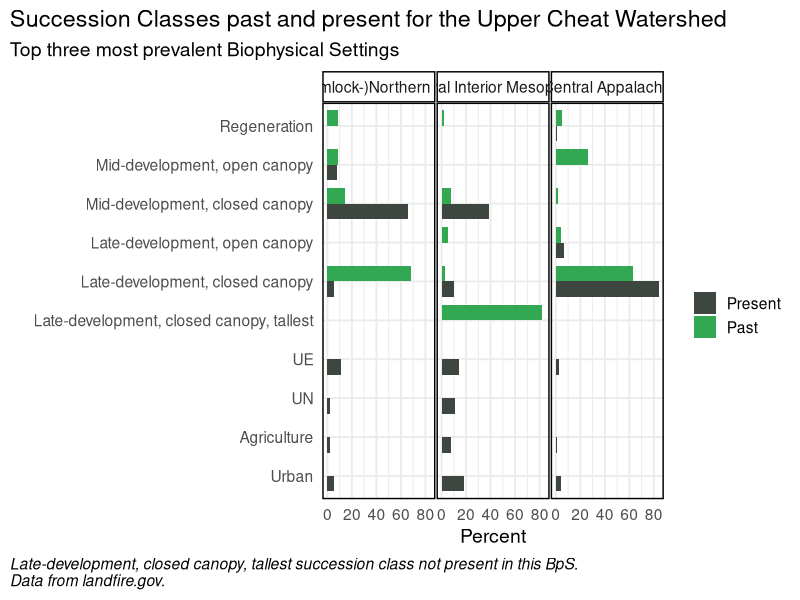
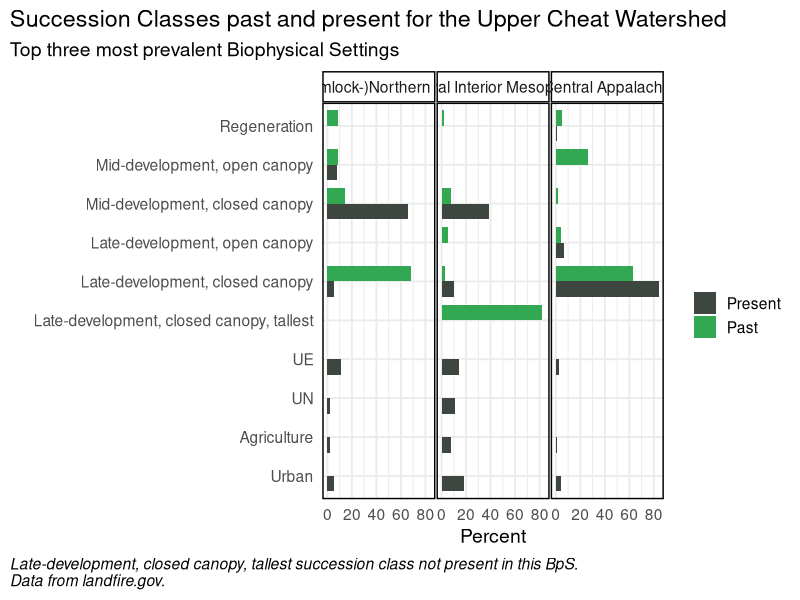

The R source for these figures, in order:
## grouped bar

## load libraries
library(tidyverse)


## read data
bps_scls3 <- read_csv("data/bps_scls3.csv")
View(bps_scls3)

## pivot data longer
bps_scls3 <- bps_scls3 %>%
  pivot_longer(
    cols = c(`Reference`, `Current`), 
    names_to = "refCur", 
    values_to = "Percent"
    )
## order sclasses, then reverse 'cause I messed up (but maybe this will help someone later)
# these HAVE TO MATCH what is in the spreadsheet
# try making chart without lines 21-33 first to see how it looks
bps_scls3$Sclass <- factor(bps_scls3$Sclass, levels = c(
  "Regeneration", 
  "Mid-development, open canopy", 
  "Mid-development, closed canopy", 
  "Late-development, open canopy", 
  "Late-development, closed canopy", 
  "Late-development, closed canopy, tallest",
  "UE", 
  "UN", 
  "Agriculture", 
  "Urban"))
# reverse
factor(bps_scls3$Sclass, levels = rev(levels(bps_scls3$Sclass)))

# make chart.  NOTE lines 56 and 57 where I select the BpS to make the chart for.  Make sure to adjust title, etc.
sclasplot <-
  ggplot(bps_scls3, aes(fill=factor(refCur), y=Percent, x=Sclass)) + 
  geom_col(width = 0.8, position = position_dodge()) +
  coord_flip() +
  #facet_grid(. ~BpS) +
  scale_x_discrete(limits = rev(levels(bps_scls3$Sclass))) +
  labs(
    title = "Succession Classes past and present for the Upper Cheat Watershed",
    subtitle = "Top three most prevalent Biophysical Settings",
    caption = "Late-development, closed canopy, tallest succession class not present in this BpS. \nData from landfire.gov.",
    x = "",
    y = "Percent")+
  theme_minimal(base_size = 14)+
  theme(plot.caption = element_text(hjust = 0, face= "italic"), #Default is hjust=1
        plot.title.position = "plot", #NEW parameter. Apply for subtitle too.
        plot.caption.position =  "plot") +
  scale_fill_manual(values = c("#3d4740", "#32a852" ), # present (grey), historical (green)
                    name = " ", 
                    labels = c("Present",
                               "Past")) +
  facet_grid(~BpS) +
  theme(panel.spacing = unit(.05, "lines"),
        panel.border = element_rect(color = "black", fill = NA, size = 1), 
        strip.background = element_rect(color = "black", size = 1))

sclasplot  

### if you want to select one BpS at a time and make a chart:
##  make sure to name the chart in the title or subtitle

# sclasplotHardwoods <- sclasplot %+% subset(bps_scls3, BpS %in% c("Appalachian (Hemlock-)Northern Hardwood Forest"))
# 
# sclasplotHardwoods #may not be able to view here?

ggsave(filename="charts/sclasplot.png",width=10,height=8,units='in',dpi=300)



